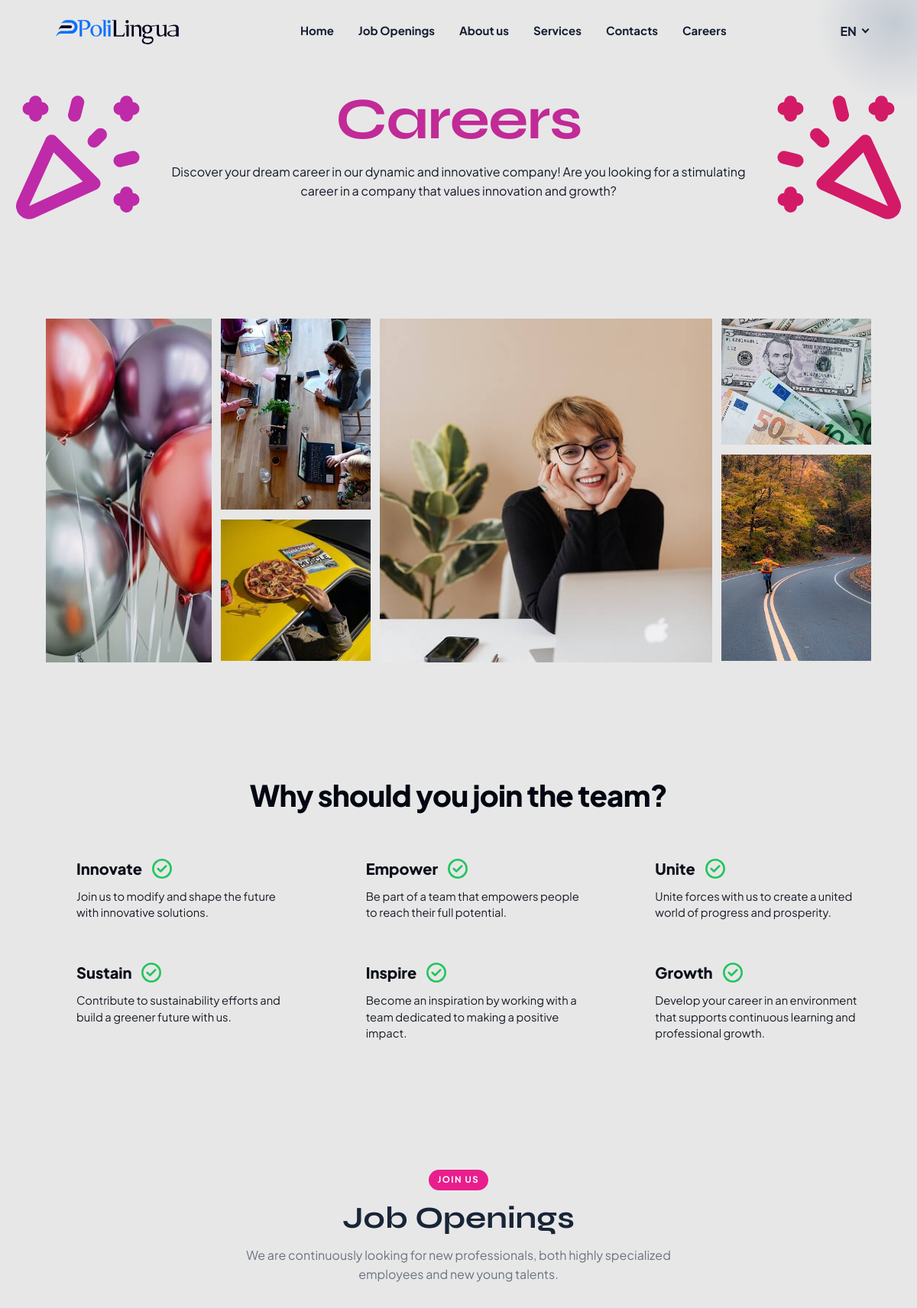
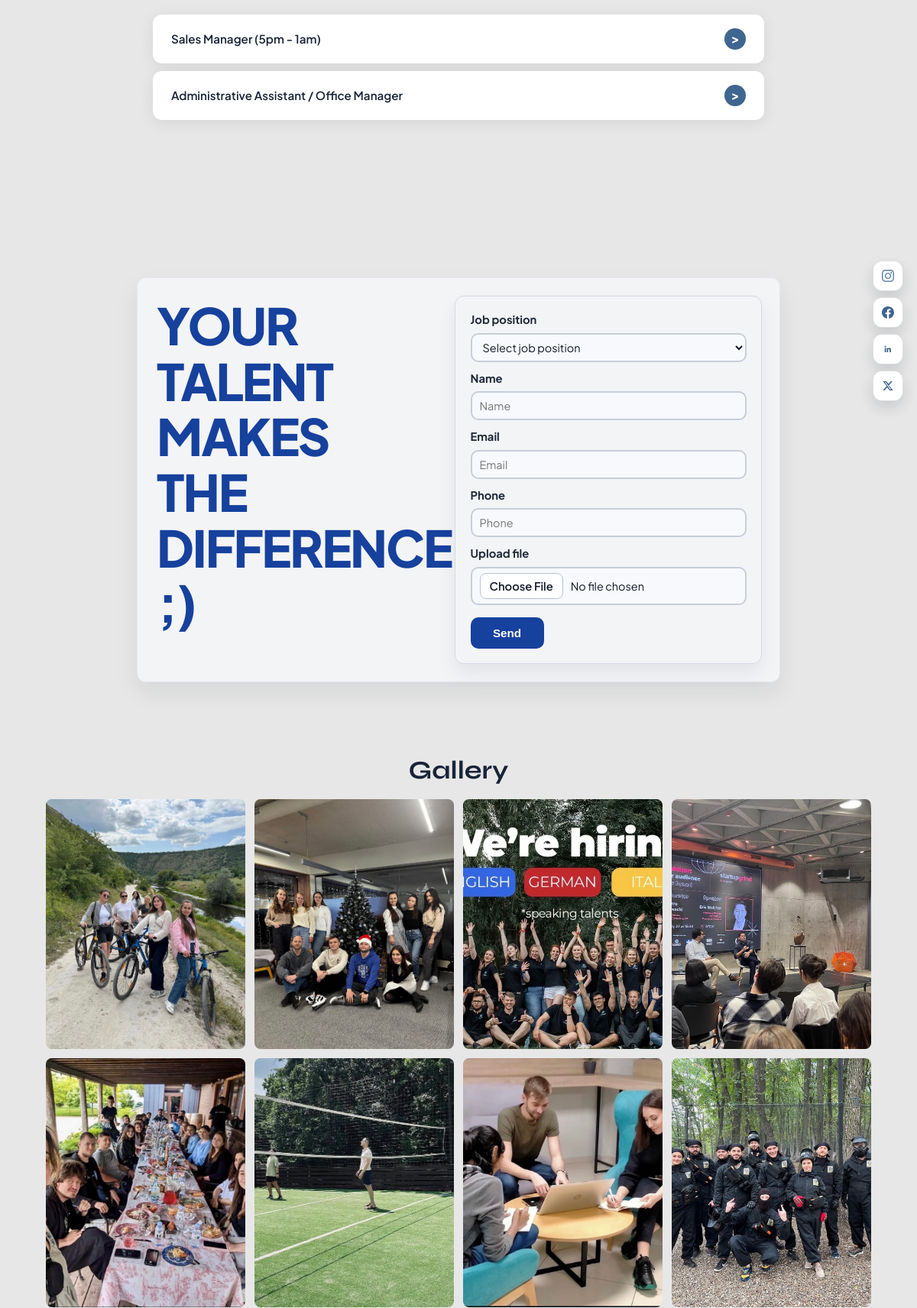
The page /cariere.php?lang=en (upper part) on the database its author committed (2 pictures, top to bottom).
### tables this page shows
CREATE TABLE IF NOT EXISTS site_content (
    id INT AUTO_INCREMENT PRIMARY KEY,
    content_key VARCHAR(255) NOT NULL UNIQUE,
    value_ro TEXT,
    value_ru TEXT,
    value_en TEXT,
    updated_at TIMESTAMP DEFAULT CURRENT_TIMESTAMP ON UPDATE CURRENT_TIMESTAMP
);

CREATE TABLE IF NOT EXISTS jobs (
    id INT AUTO_INCREMENT PRIMARY KEY,
    slug VARCHAR(255) NOT NULL UNIQUE,
    title_ro VARCHAR(255) NOT NULL,
    title_ru VARCHAR(255) DEFAULT '',
    title_en VARCHAR(255) DEFAULT '',
    short_desc_ro TEXT,
    short_desc_ru TEXT,
    short_desc_en TEXT,
    full_desc_ro TEXT,
    full_desc_ru TEXT,
    full_desc_en TEXT,
    location VARCHAR(255) DEFAULT 'Moldova',
    schedule VARCHAR(255) DEFAULT 'Full-time',
    sticky_color VARCHAR(50) DEFAULT '#4CAF82',
    sticky_rotation DECIMAL(5,2) DEFAULT -2.5,
    sort_order INT DEFAULT 0,
    is_active TINYINT(1) DEFAULT 1,
    created_at TIMESTAMP DEFAULT CURRENT_TIMESTAMP,
    updated_at TIMESTAMP DEFAULT CURRENT_TIMESTAMP ON UPDATE CURRENT_TIMESTAMP
);

### includes/functions.php (called while the page is built, shortened)
<?php
function getCurrentLang(): string {
    return $_SESSION['lang'] ?? DEFAULT_LANG;
}
function t(string $key, string $lang = ''): string {
    global $translations;
    return $translations[$key] ?? $key;
}
function loadLang(string $lang): void {
    $file = __DIR__ . '/../lang/' . $lang . '.php';
    $translations = file_exists($file) ? require $file : [];
}
function getContent(string $key, string $lang = ''): string {
    try {
        $db = getDB();
        $stmt = $db->prepare("SELECT value_ro, value_ru, value_en FROM site_content WHERE content_key = ?");
        $stmt->execute([$key]);
        $row = $stmt->fetch();
        if (!$row) return '';
        $col = 'value_' . $lang;
        return $row[$col] ?: $row['value_ro'] ?: '';
    } catch (Exception $e) {
        return '';
    }
}
function getActiveJobs(string $lang = ''): array {
    try {
        $db = getDB();
        $stmt = $db->query("SELECT * FROM jobs WHERE is_active = 1 ORDER BY sort_order ASC, id ASC");
        $jobs = $stmt->fetchAll();
        foreach ($jobs as &$job) {
            $job['title'] = $job['title_' . $lang] ?: $job['title_ro'];
            $job['short_desc'] = $job['short_desc_' . $lang] ?: $job['short_desc_ro'];
        }
        return $jobs;
    } catch (Exception $e) {
        return [];
    }
}
function e(string $str): string {
    return htmlspecialchars($str, ENT_QUOTES, 'UTF-8');
}

### cariere.php (the view, shortened to what this page needs)
<?php
require_once __DIR__ . '/includes/functions.php';
$lang = getCurrentLang();
$jobs = getActiveJobs($lang);
$careersTitle = trim((string)getContent('careers_title', $lang));
$careersSubtitle = trim((string)getContent('careers_subtitle', $lang));
$jobsTitle = trim((string)getContent('jobs_title', $lang));
$jobsSubtitle = trim((string)getContent('jobs_subtitle', $lang));
$jobsEmpty = trim((string)getContent('jobs_empty', $lang));
$whyJoinTitle = trim((string)getContent('why_join_team', $lang));
if ($whyJoinTitle === '') $whyJoinTitle = t('why_join_team');
$whyJoinItems = [
    [
        'title' => trim((string)getContent('why_innovate', $lang)) ?: t('why_innovate'),
        'text' => trim((string)getContent('why_innovate_text', $lang)) ?: t('why_innovate_text'),
    ],
    [
        'title' => trim((string)getContent('why_empower', $lang)) ?: t('why_empower'),
        'text' => trim((string)getContent('why_empower_text', $lang)) ?: t('why_empower_text'),
    ],
    [
        'title' => trim((string)getContent('why_unite', $lang)) ?: t('why_unite'),
        'text' => trim((string)getContent('why_unite_text', $lang)) ?: t('why_unite_text'),
    ],
    [
        'title' => trim((string)getContent('why_sustain', $lang)) ?: t('why_sustain'),
        'text' => trim((string)getContent('why_sustain_text', $lang)) ?: t('why_sustain_text'),
    ],
    [
        'title' => trim((string)getContent('why_inspire', $lang)) ?: t('why_inspire'),
        'text' => trim((string)getContent('why_inspire_text', $lang)) ?: t('why_inspire_text'),
    ],
    [
        'title' => trim((string)getContent('why_grow', $lang)) ?: t('why_grow'),
        'text' => trim((string)getContent('why_grow_text', $lang)) ?: t('why_grow_text'),
    ],
];
$resolveCareersImage = static function (string $baseName): ?string {
    $relativeBases = [
        'assets/images/' . $baseName,
        'assets/images/careers/' . $baseName,
        'assets/' . $baseName,
    ];
    foreach ($relativeBases as $relativeBase) {
        foreach (['jpg', 'jpeg', 'png', 'webp', 'avif'] as $ext) {
            $relativePath = $relativeBase . '.' . $ext;
            $absolutePath = __DIR__ . '/' . $relativePath;
            if (is_file($absolutePath) && filesize($absolutePath) > 0) {
                return SITE_URL . '/' . $relativePath;
            }
        }
    }
    return null;
};
$careersImages = [];
for ($i = 1; $i <= 6; $i++) {
    $careersImages[$i] = $resolveCareersImage('imaginea' . $i);
}
$employeeImages = [];
for ($i = 1; $i <= 12; $i++) {
    $employeeImages[$i] = $resolveCareersImage('angajat' . $i);
}
include __DIR__ . '/includes/header.php';
?>
<section class="careers-promo" id="careers">
  <div class="careers-promo-decor careers-promo-decor-left" aria-hidden="true">
  </div>
  <div class="careers-promo-decor careers-promo-decor-right" aria-hidden="true">
  </div>
  <div class="careers-promo-inner">
    <h2 class="reveal"><?= e($careersTitle) ?></h2>
    <?php if ($careersSubtitle !== ''): ?>
      <p class="reveal"><?= e($careersSubtitle) ?></p>
    <?php endif; ?>
  </div>
</section>
<section class="careers-gallery-section">
  <div class="careers-gallery-grid reveal">
    <figure class="careers-gallery-card careers-gallery-left">
      <?php if ($careersImages[1]): ?>
        <img src="<?= e($careersImages[4]) ?>" alt="Imagine cariere 1" loading="lazy">
      <?php else: ?>
        <div class="careers-gallery-placeholder">Adaugă `assets/images/imaginea1.jpg`</div>
      <?php endif; ?>
    </figure>
    <figure class="careers-gallery-card careers-gallery-mid-top">
      <?php if ($careersImages[2]): ?>
        <img src="<?= e($careersImages[3]) ?>" alt="Imagine cariere 2" loading="lazy">
      <?php else: ?>
        <div class="careers-gallery-placeholder">Adaugă `assets/images/imaginea2.jpg`</div>
      <?php endif; ?>
    </figure>
    <figure class="careers-gallery-card careers-gallery-main">
      <?php if ($careersImages[3]): ?>
        <img src="<?= e($careersImages[5]) ?>" alt="Imagine cariere 3" loading="lazy">
      <?php else: ?>
        <div class="careers-gallery-placeholder">Adaugă `assets/images/imaginea3.jpg`</div>
      <?php endif; ?>
    </figure>
    <figure class="careers-gallery-card careers-gallery-right-top">
      <?php if ($careersImages[4]): ?>
        <img src="<?= e($careersImages[2]) ?>" alt="Imagine cariere 4" loading="lazy">
      <?php else: ?>
        <div class="careers-gallery-placeholder">Adaugă `assets/images/imaginea4.jpg`</div>
      <?php endif; ?>
    </figure>
    <figure class="careers-gallery-card careers-gallery-mid-bottom">
      <?php if ($careersImages[5]): ?>
        <img src="<?= e($careersImages[6]) ?>" alt="Imagine cariere 5" loading="lazy">
      <?php else: ?>
        <div class="careers-gallery-placeholder">Adaugă `assets/images/imaginea5.jpg`</div>
      <?php endif; ?>
    </figure>
    <figure class="careers-gallery-card careers-gallery-right-bottom">
      <?php if ($careersImages[6]): ?>
        <img src="<?= e($careersImages[1]) ?>" alt="Imagine cariere 6" loading="lazy">
      <?php else: ?>
        <div class="careers-gallery-placeholder">Adaugă `assets/images/imaginea6.jpg`</div>
      <?php endif; ?>
    </figure>
  </div>
</section>
<section class="why-join-section">
  <div class="why-join-head reveal">
    <h2><?= e($whyJoinTitle) ?></h2>
  </div>
  <div class="why-join-grid reveal">
    <?php foreach ($whyJoinItems as $idx => $item): ?>
      <article class="why-join-point why-join-point-<?= $idx + 1 ?>">
        <h3 class="why-join-title">
          <span><?= e($item['title']) ?></span>
          <span class="why-join-check" aria-hidden="true">
            <svg viewBox="0 0 24 24" fill="none">
              <circle cx="12" cy="12" r="10" stroke="currentColor" stroke-width="2.2"></circle>
              <path d="m7.5 12 3 3 6-6" stroke="currentColor" stroke-width="2.2" stroke-linecap="round" stroke-linejoin="round"></path>
            </svg>
          </span>
        </h3>
        <p><?= e($item['text']) ?></p>
      </article>
    <?php endforeach; ?>
  </div>
</section>
<section style="padding:70px var(--layout-inline-padding);background:var(--bg-light);" id="jobs">
  <div class="section-header reveal">
    <span class="section-label"><?= t('btn_join') ?></span>
    <h2><?= e($jobsTitle) ?></h2>
    <?php if ($jobsSubtitle !== ''): ?>
      <p><?= e($jobsSubtitle) ?></p>
    <?php endif; ?>
  </div>
  <div class="jobs-accordion">
    <?php if (empty($jobs)): ?>
      <p style="text-align:center;color:#777;"><?= e($jobsEmpty) ?></p>
    <?php else: ?>
      <?php foreach ($jobs as $job): ?>
        <div class="accordion-item reveal">
          <div class="accordion-header">
            <span><?= e($job['title']) ?></span>
            <div class="accordion-icon">&gt;</div>
          </div>
        </div>
      <?php endforeach; ?>
    <?php endif; ?>
  </div>
</section>
<section class="apply-section">
  <div class="apply-card reveal">
    <div class="apply-left">
      <h2>
        <?php foreach (preg_split('/\s+/', trim((string) t('talent_diff'))) as $word): ?>
          <span><?= e($word) ?></span>
        <?php endforeach; ?>
      </h2>
    </div>
    <div class="apply-right">
      <form id="apply-form" action="<?= SITE_URL ?>/apply.php" method="POST" enctype="multipart/form-data">
        <div class="form-group">
          <label><?= t('form_job') ?></label>
          <select name="job_id">
            <option value=""><?= t('form_select_job') ?></option>
          </select>
        </div>
        <div class="form-group">
          <label><?= t('form_name') ?></label>
          <input type="text" name="name" required placeholder="<?= t('form_name') ?>">
        </div>
        <div class="form-group">
          <label><?= t('form_email') ?></label>
          <input type="email" name="email" required placeholder="<?= t('form_email') ?>">
        </div>
        <div class="form-group">
          <label><?= t('form_phone') ?></label>
          <input type="tel" name="phone" required placeholder="<?= t('form_phone') ?>">
        </div>
        <div class="form-group">
          <label><?= t('form_cv') ?></label>
          <input type="file" name="cv_file" accept=".pdf,.doc,.docx">
        </div>
        <button type="submit" class="btn btn-green" data-label="<?= t('btn_apply') ?>"><?= t('btn_apply') ?></button>
      </form>
    </div>
  </div>
</section>
<section class="employees-gallery-section">
  <div class="employees-gallery-head reveal">
    <h2><?= t('employees_gallery_title') ?></h2>
  </div>
  <div class="employees-gallery-grid reveal">
    <?php foreach ($employeeImages as $idx => $employeeImage): ?>
      <figure class="employees-gallery-card">
        <?php if ($employeeImage): ?>
          <img src="<?= e($employeeImage) ?>" alt="Angajat <?= (int)$idx ?>" loading="lazy">
        <?php else: ?>
          <div class="employees-gallery-placeholder">Adaugă `assets/images/angajat<?= (int)$idx ?>.jpg`</div>
        <?php endif; ?>
      </figure>
    <?php endforeach; ?>
  </div>
</section>
<?php include __DIR__ . '/includes/footer.php'; ?>

### cariere.php (style rules this page uses)
.page-careers #jobs .section-label { background: #e91e8c; color: #fff; }
.page-careers .careers-promo-decor { width: clamp(170px, 17vw, 250px); height: clamp(170px, 17vw, 250px); }
.page-careers .careers-promo-decor-left { left: clamp(-54px, 0.3vw, 6px); }
.page-careers .careers-promo-decor-right { right: clamp(-54px, 0.3vw, 6px); }
.careers-gallery-section { padding: 34px var(--layout-inline-padding) 68px; background: var(--bg-light); }
.careers-gallery-grid { max-width: 1260px; margin: 0 auto; display: grid; gap: 12px; grid-template-columns: minmax(180px, 1.05fr) minmax(180px, 0.95fr) minmax(260px, 2.1fr) minmax(180px, 0.95fr); grid-template-areas: "left mid-top main right-top" "left mid-bottom main right-bottom"; }
.careers-gallery-card { background: #d6d9de; overflow: hidden; position: relative; }
.careers-gallery-card img { width: 100%; height: 100%; object-fit: cover; display: block; }
.careers-gallery-left { grid-area: left; height: 420px !important; min-height: 450px !important; }
.careers-gallery-mid-top { grid-area: mid-top; height: 250px !important; min-height: 250px !important; }
.careers-gallery-mid-bottom { grid-area: mid-bottom; height: 155px !important; min-height: 185px !important; }
.careers-gallery-main { grid-area: main; height: 420px !important; min-height: 450px !important; }
.careers-gallery-right-top { grid-area: right-top; height: 155px !important; min-height: 165px !important; }
.careers-gallery-right-bottom { grid-area: right-bottom; height: 270px !important; min-height:200px !important;margin-top: -85px; }
.employees-gallery-section { padding: 0 var(--layout-inline-padding) 72px; background: var(--bg-light); }
.employees-gallery-head { max-width: 1260px; margin: 0 auto 18px; text-align: center; }
.employees-gallery-head h2 { margin: 0; font-family: var(--font-display); font-size: clamp(1.7rem, 2.8vw, 2.55rem); font-weight: 700; line-height: 1.18; color: #182438; }
.employees-gallery-grid { max-width: 1260px; margin: 0 auto; display: grid; grid-template-columns: repeat(4, minmax(0, 1fr)); gap: 12px; }
.employees-gallery-card { background: #d6d9de; overflow: hidden; border-radius: 8px; aspect-ratio: 4 / 5; }
.employees-gallery-card img { width: 100%; height: 100%; object-fit: cover; display: block; }
.page-careers .why-join-section { padding: 86px var(--layout-inline-padding) 96px; background: var(--bg-light); }
.page-careers .why-join-head { max-width: 1320px; margin: 0 auto 62px; text-align: center; }
.page-careers .why-join-head h2 { margin: 0; font-family: var(--font-main); font-size: clamp(1.68rem, 3.2vw, 3.45rem); font-weight: 800; line-height: 1.04; letter-spacing: -0.02em; color: #030712; }
.page-careers .why-join-grid { max-width: 1540px; margin: 0 auto; display: grid; grid-template-columns: repeat(6, minmax(0, 1fr)); column-gap: 56px; row-gap: 54px; }
.page-careers .why-join-point { grid-column: span 2; }
.page-careers .why-join-point-1 { grid-column: 1 / span 2; }
.page-careers .why-join-point-2 { grid-column: 3 / span 2; }
.page-careers .why-join-point-3 { grid-column: 5 / span 2; }
.page-careers .why-join-point-4 { grid-column: 1 / span 2; }
.page-careers .why-join-point-5 { grid-column: 3 / span 2; }
.page-careers .why-join-point-6 { grid-column: 5 / span 2; }
.page-careers .why-join-title { margin: 0 0 12px 40px; display: inline-flex; align-items: center; gap: 12px; font-family: var(--font-main); font-size: clamp(1.25rem, 1.5vw, 1.85rem); font-weight: 800; line-height: 1.1; color: #0b0f19; }
.page-careers .why-join-check { width: 28px; height: 28px; color: #22c55e; flex: 0 0 auto; }
.page-careers .why-join-check svg { width: 100%; height: 100%; display: block; }
.page-careers .why-join-point p { margin-left: 40px; color: #161b25; font-size: clamp(0.92rem, 0.95vw, 1.02rem); line-height: 1.45; max-width: 34ch; }

### rows shown on the page
site_content: value_en "Careers"
site_content: value_en "Discover your dream career in our dynamic and innovative company! Are you looking for a stimulating career in a company that values innovation and growth?"
site_content: value_en "Job Openings"
site_content: value_en "We are continuously looking for new professionals, both highly specialized employees and new young talents."
jobs: title_en "Sales Manager (5pm - 1am)"
jobs: title_en "Administrative Assistant / Office Manager"

### other values the page prints
t('nav_home') "Home"
t('nav_jobs') "Job Openings"
t('nav_about') "About us"
t('nav_why') "Services"
t('nav_contact') "Contacts"
t('nav_careers') "Careers"
$currentLang "EN"
$whyJoinTitle "Why should you join the team?"
$item['title'] "Innovate"
$item['text'] "Join us to modify and shape the future with innovative solutions."
$item['title'] "Empower"
$item['text'] "Be part of a team that empowers people to reach their full potential."
$item['title'] "Unite"
$item['text'] "Unite forces with us to create a united world of progress and prosperity."
$item['title'] "Sustain"
